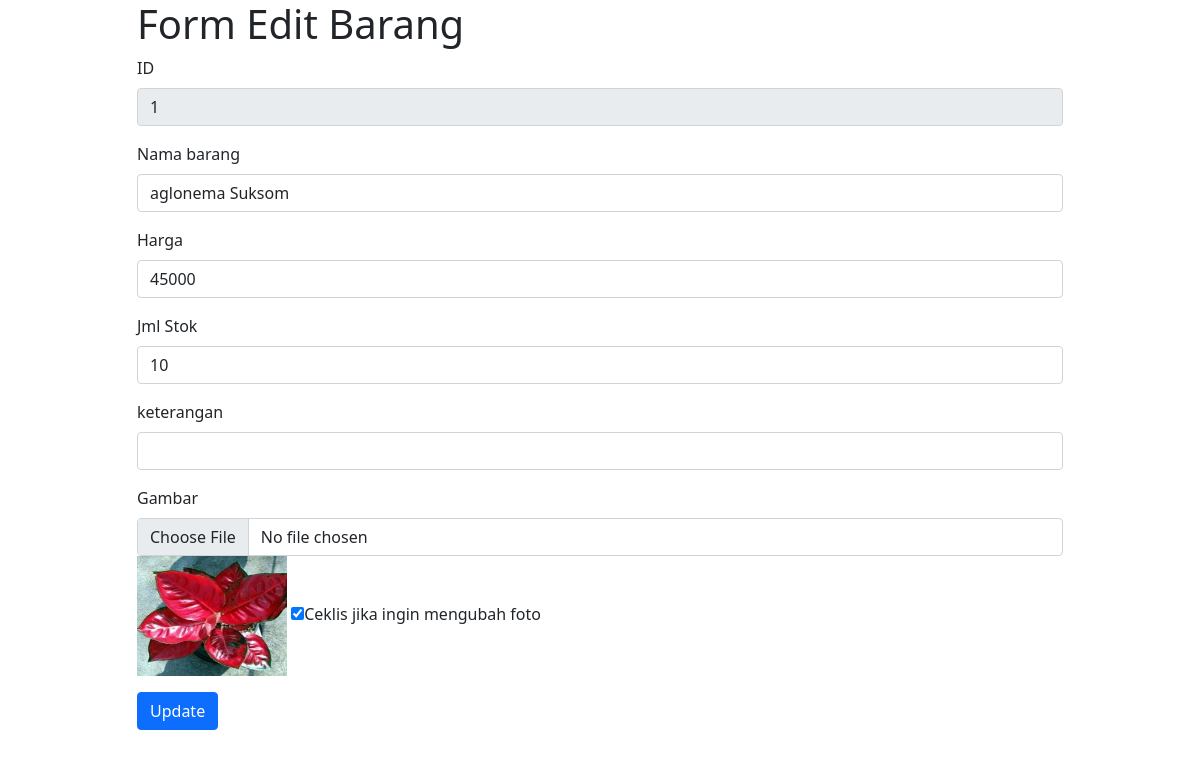
The app's page /editBrg.php?id=1, older data.
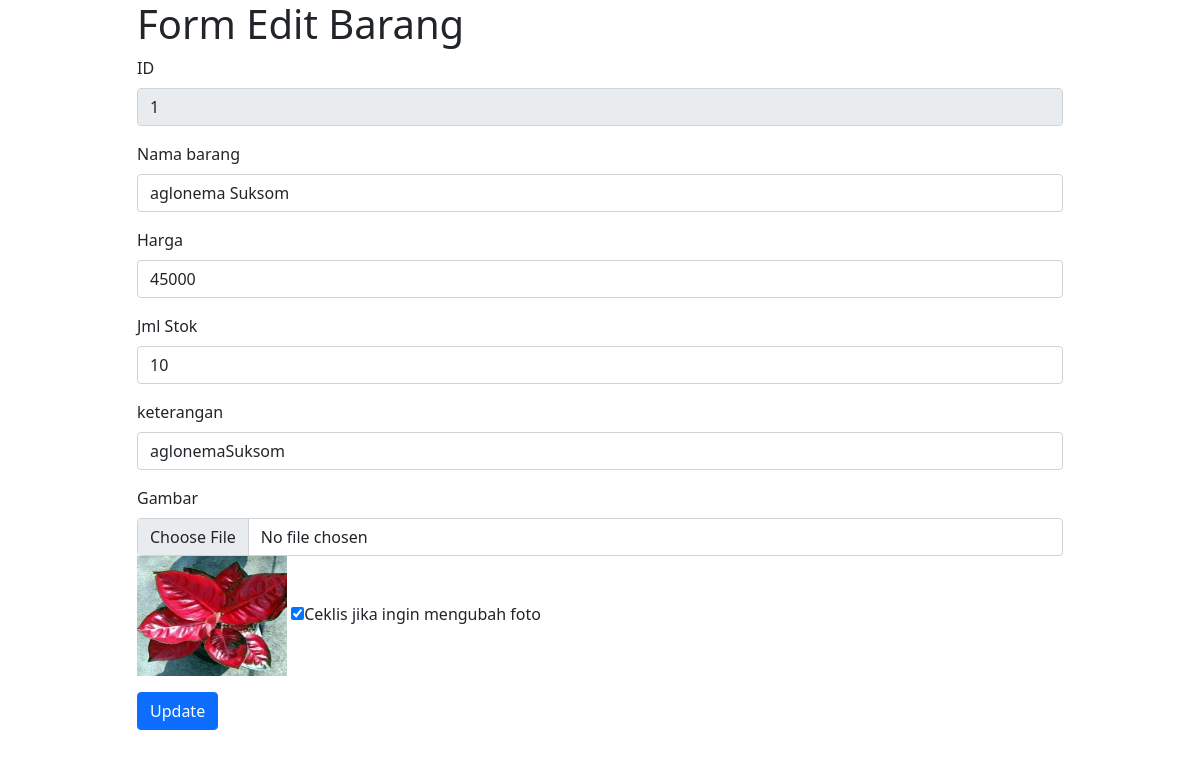
The same page, newer data.
### tables this page shows
CREATE TABLE `barang` (
  `id` int(11) NOT NULL,
  `nama` varchar(40) DEFAULT NULL,
  `hrg` double DEFAULT NULL,
  `jml` int(11) DEFAULT NULL,
  `keterangan` varchar(100) DEFAULT NULL,
  `foto` varchar(255) DEFAULT NULL,
  PRIMARY KEY (`id`)
);

### editBrg.php (the view, shortened to what this page needs)
<?php
    include "koneksi.php";
    $id = $_GET["id"];
    $sql = "SELECT * FROM barang WHERE id='$id'";
    $hasil = $conn->query($sql);
    while ($row = $hasil->fetch_assoc()) {
        $nama = $row['nama'];
        $hrg = $row['hrg'];
        $jml = $row['jml'];
        $keterangan = $row['keterangan'];
        $foto = $row['foto'];
    }
?>
<!DOCTYPE html>
<html lang="en">
<head>
    <link rel="stylesheet" href="https://cdn.jsdelivr.net/npm/bootstrap@5.1.3/dist/css/bootstrap.min.css">
</head>
<body>
<div class="container">
        <div class="row justify-content-center">
            <div class="col-10">
                <h1>Form Edit Barang</h1>
                <form action="updBrg.php" method="post" enctype="multipart/form-data">
                    <div class="mb-3">
                        <label for="l1" class="form-label">ID</label>
                        <input type="text" class="form-control" id="id" name="tid" value="<?= $id; ?>" readonly>
                    </div>
                    <div class="mb-3">
                        <label for="l2" class="form-label">Nama barang</label>
                        <input type="text" class="form-control" id="nama" name="tnama" value="<?= $nama; ?>">
                    </div>
                    <div class="mb-3">
                        <label for="l3" class="form-label">Harga</label>
                        <input type="text" class="form-control" id="hrg" name="thrg" value="<?= $hrg; ?>">
                    </div>
                    <div class="mb-3">
                        <label for="l4" class="form-label">Jml Stok</label>
                        <input type="text" class="form-control" id="jml" name="tjml" value="<?= $jml; ?>">
                    </div>
                    <div class="mb-3">
                        <label for="l5" class="form-label">keterangan</label>
                        <input type="text" class="form-control" id="ket" name="tket" value="<?= $keterangan; ?>">
                    </div>
                    <div class="mb-3">
                        <label for="l6" class="form-label">Gambar</label>
                        <input type="file" class="form-control" id="foto" name="foto">
                        <img src="img/<?php echo $foto; ?>" width="150px" height="120px">
                        <input type="checkbox" name="ubah_foto" value="true" checked>Ceklis jika ingin mengubah foto<br>
                    </div>
                    <div class="mb-3">
                        <button class="btn btn-primary" type="submit">Update</button>
                    </div>
                </form>
            </div>
        </div>
    </div>
</body>
</html>

Row changes from the older to the newer data that the page shows:
changed barang "aglonema Suksom": tket (not shown) → "aglonemaSuksom"
